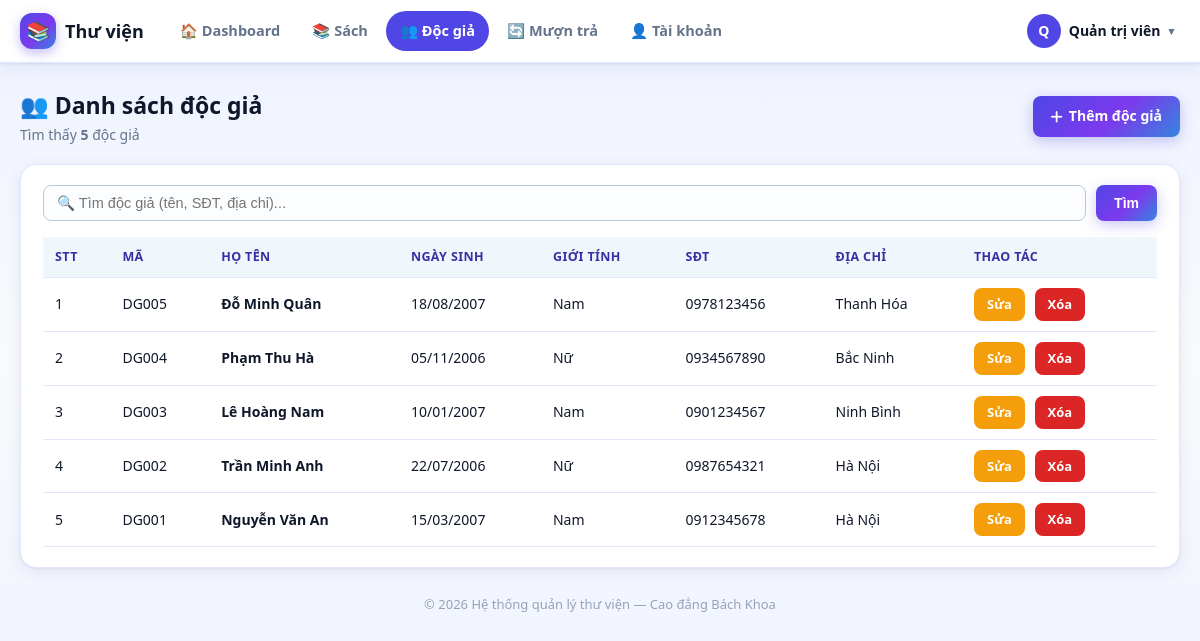
The page /docgia.php (signed in) on the database its author committed.
### tables this page shows
CREATE TABLE IF NOT EXISTS `doc_gia` (
  `id_doc_gia` int(11) NOT NULL AUTO_INCREMENT,
  `ho_ten` varchar(100) NOT NULL,
  `ngay_sinh` date DEFAULT NULL,
  `gioi_tinh` varchar(10) DEFAULT NULL,
  `so_dien_thoai` varchar(15) DEFAULT NULL,
  `dia_chi` varchar(255) DEFAULT NULL,
  PRIMARY KEY (`id_doc_gia`)
);

### config/helpers.php (called while the page is built, shortened)
<?php
function e($s) {
    if ($s == null) {
        $s = '';
    }
    return htmlspecialchars($s, ENT_QUOTES, 'UTF-8');
}

### docgia.php (the view, shortened to what this page needs)
<?php
require_once __DIR__ . '/config/database.php';
$tuKhoa = trim($_GET['q'] ?? '');
if ($tuKhoa !== '') {
    $stmt = $pdo->prepare(
        "SELECT * FROM doc_gia
         WHERE ho_ten LIKE :kw1 OR so_dien_thoai LIKE :kw2 OR dia_chi LIKE :kw3
         ORDER BY id_doc_gia DESC"
    );
    $kw = '%' . $tuKhoa . '%';
    $stmt->execute(['kw1' => $kw, 'kw2' => $kw, 'kw3' => $kw]);
} else {
    $stmt = $pdo->prepare('SELECT * FROM doc_gia ORDER BY id_doc_gia DESC');
    $stmt->execute();
}
$data = $stmt->fetchAll();
include __DIR__ . '/partials/top.php';
?>
<div class="page-head">
    <div>
        <h2>👥 Danh sách độc giả</h2>
        <p class="sub">Tìm thấy <b><?= count($data) ?></b> độc giả</p>
    </div>
    <a href="./CRUD/create-docgia.php" class="btn btn-primary"><i class="fas fa-plus"></i> Thêm độc giả</a>
</div>
<div class="panel">
    <form class="search-bar" method="GET" action="docgia.php">
        <input type="text" name="q" placeholder="🔍 Tìm độc giả (tên, SĐT, địa chỉ)..." value="<?= e($tuKhoa) ?>">
        <button type="submit" class="btn btn-primary" style="width:auto;">Tìm</button>
    </form>
    <table class="tbl">
        <thead>
            <tr><th>STT</th><th>Mã</th><th>Họ tên</th><th>Ngày sinh</th><th>Giới tính</th><th>SĐT</th><th>Địa chỉ</th><th>Thao tác</th></tr>
        </thead>
        <tbody>
            <?php foreach ($data as $stt => $dg): ?>
            <tr>
                <td><?= $stt + 1 ?></td>
                <td>DG<?= str_pad($dg['id_doc_gia'], 3, '0', STR_PAD_LEFT) ?></td>
                <td><b><?= e($dg['ho_ten']) ?></b></td>
                <td><?= !empty($dg['ngay_sinh']) ? date('d/m/Y', strtotime($dg['ngay_sinh'])) : '—' ?></td>
                <td><?= e($dg['gioi_tinh'] ?? '—') ?></td>
                <td><?= e($dg['so_dien_thoai'] ?? '—') ?></td>
                <td><?= e($dg['dia_chi'] ?? '—') ?></td>
                <td class="action-cell">
                    <a class="btn-edit btn-sm" href="./CRUD/edit-docgia.php?id=<?= $dg['id_doc_gia'] ?>">Sửa</a>
                    <a class="btn-delete btn-sm" href="./CRUD/delete-docgia.php?id=<?= $dg['id_doc_gia'] ?>"
                       data-confirm="Bạn có chắc chắn muốn xóa độc giả [<?= e($dg['ho_ten']) ?>]?|Xóa|🗑️">Xóa</a>
                </td>
            </tr>
            <?php endforeach; ?>
        </tbody>
    </table>
</div>
<?php include __DIR__ . '/partials/bottom.php'; ?>

### css/style.css (style rules this page uses)
:root { --primary: #4f46e5; --primary-dark: #3730a3; --primary-soft: #eef2ff; --accent: #06b6d4; --bg: #eef2ff; --surface: #ffffff; --text: #0f172a; --muted: #64748b; --border: #e0e7ff; --success: #16a34a; --success-bg: #dcfce7; --danger: #dc2626; --danger-bg: #fee2e2; --warning: #b45309; --warning-bg: #fef3c7; --radius: 14px; --shadow: 0 1px 2px rgba(49, 46, 129, .08), 0 4px 16px rgba(49, 46, 129, .08); --shadow-lg: 0 12px 34px rgba(49, 46, 129, .18); --grad: linear-gradient(135deg, #4f46e5, #7c3aed 55%, #06b6d4 130%); }
* { box-sizing: border-box; margin: 0; padding: 0; }
body { font-family: "Segoe UI", Arial, Helvetica, sans-serif; background: linear-gradient(180deg, #eef2ff 0%, #f8fafc 45%, #eef2ff 100%); color: var(--text); font-size: 15px; line-height: 1.6; min-height: 100vh; }
a { color: var(--primary); }
.page-head { display: flex; align-items: center; justify-content: space-between; gap: 12px; margin-bottom: 18px; flex-wrap: wrap; }
.page-head h2 { font-size: 23px; }
.sub { color: var(--muted); font-size: 14px; }
.panel { background: var(--surface); border: 1px solid var(--border); border-radius: var(--radius); box-shadow: var(--shadow); padding: 20px 22px; margin-bottom: 18px; overflow-x: auto; }
table.tbl, table.data { width: 100%; border-collapse: collapse; font-size: 14px; }
table.tbl th, table.tbl td, table.data th, table.data td { padding: 10px 12px; border-bottom: 1px solid var(--border); text-align: left; vertical-align: middle; }
table.tbl th, table.data th { background: #f0f7fc; font-size: 12.5px; text-transform: uppercase; letter-spacing: .03em; color: var(--primary-dark); white-space: nowrap; }
.action-cell { white-space: nowrap; }
.btn, .btn-edit, .btn-delete, .glass-btn, a.return, button[type="submit"] { display: inline-flex; align-items: center; justify-content: center; gap: 6px; border: none; border-radius: 8px; padding: 9px 18px; font-size: 14px; font-weight: 700; cursor: pointer; text-decoration: none; transition: filter .15s, transform .15s; }
.btn-primary, .glass-btn.btn-create, button[type="submit"] { background: var(--grad); color: #fff; box-shadow: 0 4px 14px rgba(79, 70, 229, .3); }
.btn-edit { background: #f59e0b; color: #fff; margin-right: 6px; }
.btn-delete, .btn-danger { background: var(--danger); color: #fff; }
.btn-sm { padding: 6px 13px; font-size: 13px; }
input[type="text"], input[type="password"], input[type="email"], input[type="tel"], input[type="date"], input[type="number"], select, textarea, .form-control { width: 100%; padding: 9px 13px; font-size: 14.5px; color: var(--text); background: #fbfdff; border: 1px solid #b9c9d8; border-radius: 8px; outline: none; transition: border-color .2s, box-shadow .2s; }
.search-bar { display: flex; gap: 10px; margin-bottom: 16px; flex-wrap: wrap; }
.search-bar input[type="text"] { flex: 1; min-width: 200px; }
.panel { border-radius: 16px; }

### rows shown on the page
doc_gia: id_doc_gia "005", ho_ten "Đỗ Minh Quân", ngay_sinh "18/08/2007", gioi_tinh "Nam", so_dien_thoai "0978123456", dia_chi "Thanh Hóa"
doc_gia: id_doc_gia "004", ho_ten "Phạm Thu Hà", ngay_sinh "05/11/2006", gioi_tinh "Nữ", so_dien_thoai "0934567890", dia_chi "Bắc Ninh"
doc_gia: id_doc_gia "003", ho_ten "Lê Hoàng Nam", ngay_sinh "10/01/2007", gioi_tinh "Nam", so_dien_thoai "0901234567", dia_chi "Ninh Bình"
doc_gia: id_doc_gia "002", ho_ten "Trần Minh Anh", ngay_sinh "22/07/2006", gioi_tinh "Nữ", so_dien_thoai "0987654321", dia_chi "Hà Nội"
doc_gia: id_doc_gia "001", ho_ten "Nguyễn Văn An", ngay_sinh "15/03/2007", gioi_tinh "Nam", so_dien_thoai "0912345678", dia_chi "Hà Nội"

### other values the page prints
$chuCaiDau "Q"
$tenHienThi "Quản trị viên"
count($data) "5"
